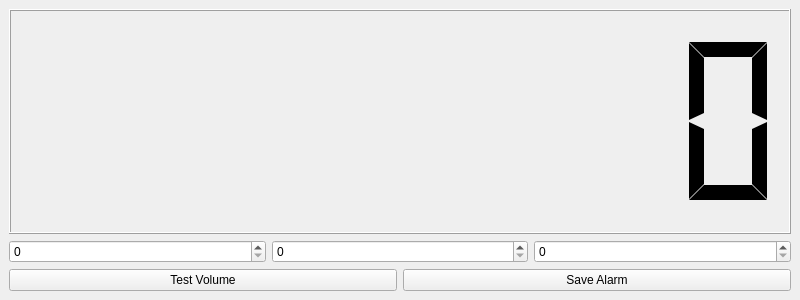
<?xml version="1.0" encoding="UTF-8"?>
<ui version="4.0">
 <class>MainWindow</class>
 <widget class="QMainWindow" name="MainWindow">
  <property name="geometry">
   <rect>
    <x>0</x>
    <y>0</y>
    <width>800</width>
    <height>300</height>
   </rect>
  </property>
  <property name="windowTitle">
   <string>Alarm Jock</string>
  </property>
  <widget class="QWidget" name="centralwidget">
   <layout class="QVBoxLayout" name="verticalLayout" stretch="1,0,0">
    <item>
     <widget class="DigitalClock" name="lcdClock">
      <property name="autoFillBackground">
       <bool>true</bool>
      </property>
      <property name="digitCount">
       <number>8</number>
      </property>
      <property name="segmentStyle">
       <enum>QLCDNumber::Flat</enum>
      </property>
     </widget>
    </item>
    <item>
     <layout class="QHBoxLayout" name="hboxSpins">
      <item>
       <widget class="QSpinBox" name="spnHour">
        <property name="maximum">
         <number>23</number>
        </property>
       </widget>
      </item>
      <item>
       <widget class="QSpinBox" name="spnMinute">
        <property name="maximum">
         <number>59</number>
        </property>
       </widget>
      </item>
      <item>
       <widget class="QSpinBox" name="spnSecond">
        <property name="maximum">
         <number>59</number>
        </property>
       </widget>
      </item>
     </layout>
    </item>
    <item>
     <layout class="QHBoxLayout" name="hboxButtons">
      <item>
       <widget class="QPushButton" name="btnTest">
        <property name="text">
         <string>Test Volume</string>
        </property>
       </widget>
      </item>
      <item>
       <widget class="QPushButton" name="btnSave">
        <property name="text">
         <string>Save Alarm</string>
        </property>
       </widget>
      </item>
     </layout>
    </item>
   </layout>
  </widget>
 </widget>
 <customwidgets>
  <customwidget>
   <class>DigitalClock</class>
   <extends>QLCDNumber</extends>
   <header>digitalclock.h</header>
  </customwidget>
 </customwidgets>
 <resources/>
 <connections/>
</ui>
